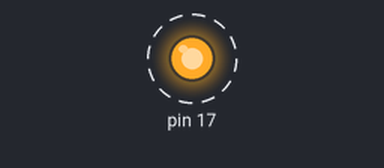
Bench run of a sketch on a simulated Arduino Uno, built with avr-gcc and run on an emulated ATmega328P. Shown: output pins drawn as LEDs (lit = HIGH). Dashed ring = blinking.

Above: at 0.5 s.
Timing chart, 0 to 4.6 s (numbered marks = the images above):
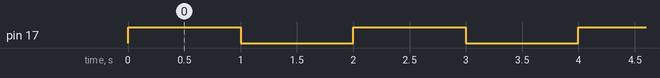

The sketch:

CFL01_LED_Blink.ino
```cpp
void setup() {
 pinMode(17, OUTPUT);
}
void loop() {
 digitalWrite(17, HIGH);
 delay(1000);
 digitalWrite(17, LOW);
 delay(1000);
}
```

Measured:
- by itself, pin 17: alternates HIGH for 1.0 s and LOW for 1.0 s
